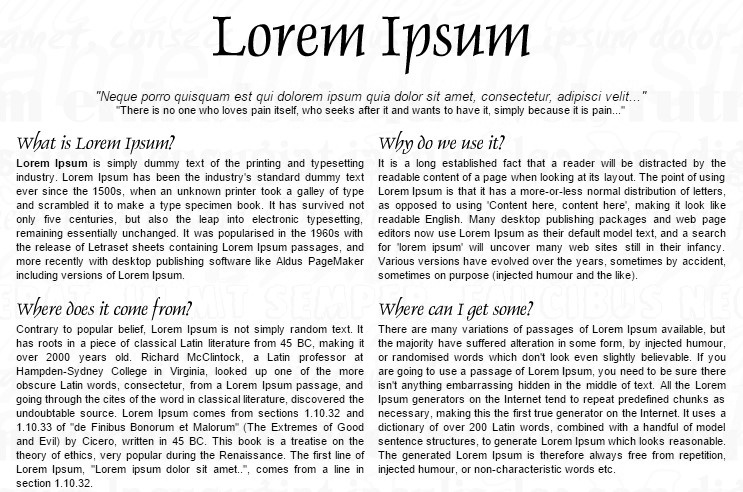
#> input picture gray_image.jpg, 743 x 492 px
$ python pytesseractEX.py
#> lines starting #> are read from the running program, lines starting #| are printed output that depends on the picture; after the words box and inside, x2 and y2 are one past the last pixel; in counts of white or black regions, pixels touching at a corner belong together

#in this programme we will use pytesseract to  extract text from an image  called THE_IMAGE.jpg  after we process it and name it dilated_image


import cv2
import pytesseract


#before extracting text we have to do some more processing cuz this one contien blocs
gray_image = cv2.imread("gray_image.jpg")
#> gray_image is the input picture: shape (492, 743, 3); min 0, max 255, mean 227.4
image = cv2.imread("dilated_image.jpg")
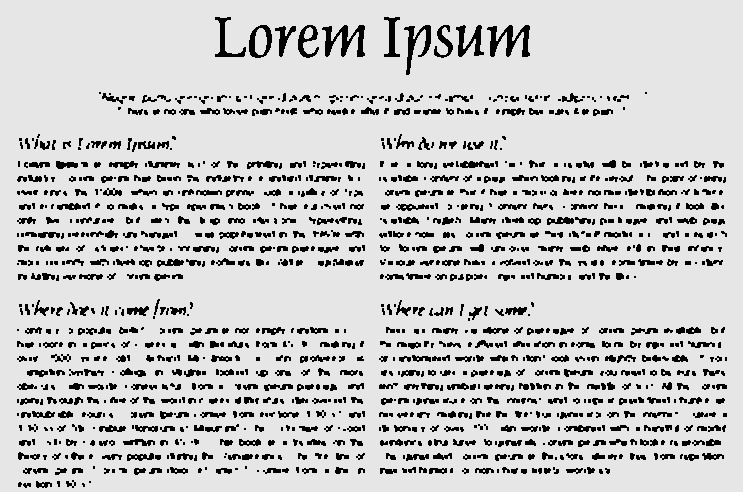
#> input picture dilated_image.jpg, 743 x 492 px
#> image is the input picture: shape (492, 743, 3); min 0, max 240, mean 200

bae_image= image.copy()
gray= cv2.cvtColor(image, cv2.COLOR_BGR2GRAY)   #make the image gray

cv2.imwrite('the_gray.jpg',gray)

blur = cv2.GaussianBlur(image,(7,7),0)    #make it flux
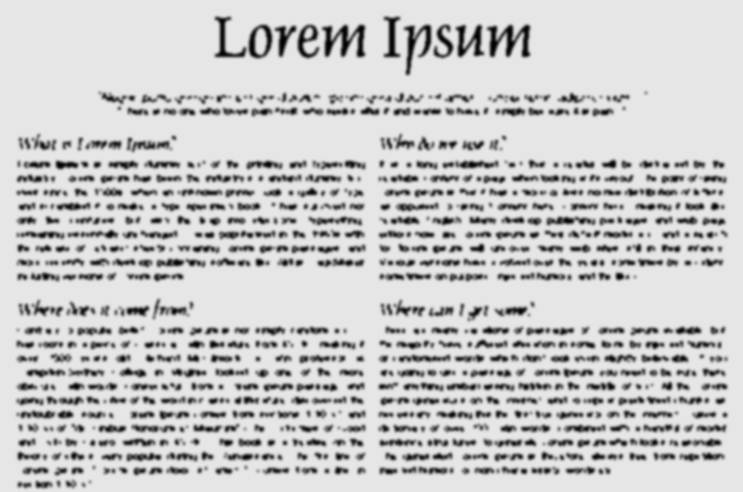
#> blur: shape (492, 743, 3); min 0, max 230, mean 200
cv2.imwrite("the_blur.jpg", blur)


treash = cv2.threshold(gray,0,255,cv2.THRESH_BINARY_INV + cv2.THRESH_OTSU)[1]
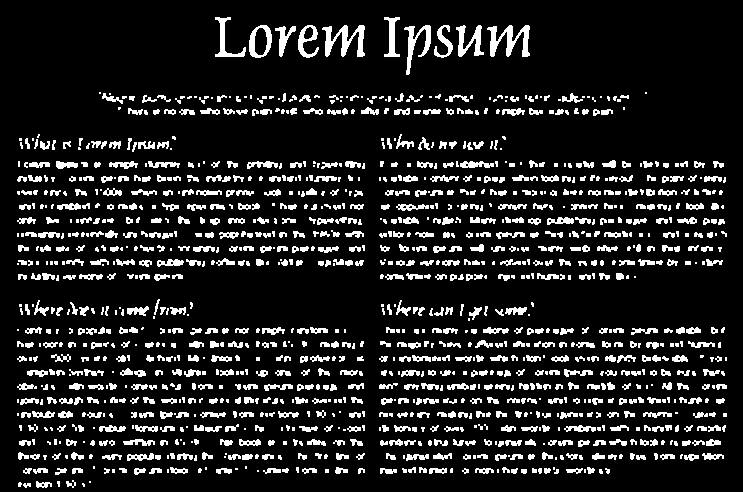
#> treash: shape (492, 743); 13.1% white; 1322 white regions (505 under 20 px), largest, box (x1, y1, x2, y2) and area: (322, 25, 365, 57) 640, (487, 25, 530, 57) 640, (404, 25, 431, 75) 467

cv2.imwrite("the_treshed2.jpg" ,treash)

kernel = cv2.getStructuringElement(cv2.MORPH_RECT,(3,13))
cv2.imwrite("index_kernel.jpg",kernel)

dilate=cv2.dilate(treash, kernel, iterations=1)
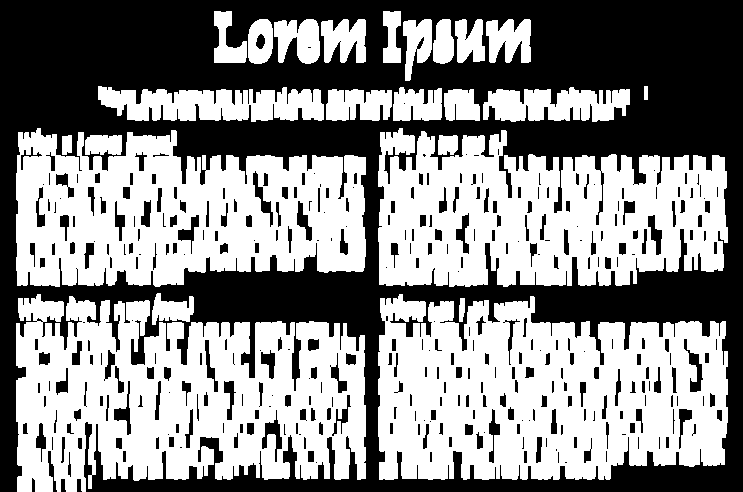
#> dilate: shape (492, 743); 54.6% white; 369 black regions (113 under 20 px)
cv2.imwrite("dilated2.jpg",dilate)

#find th contours
cnts = cv2.findContours(dilate,cv2.RETR_EXTERNAL, cv2.CHAIN_APPROX_SIMPLE)
#> cnts = 24 contours; largest, box (x1, y1, x2, y2) and area: (378, 294, 728, 480) 52404, (16, 294, 366, 492) 50668, (16, 128, 366, 287) 41830, (378, 128, 728, 287) 41324, (98, 86, 324, 122) 5366
cnts = cnts[0] if len(cnts)==2 else cnts[1]

cnts= sorted(cnts, key=lambda x: cv2.boundingRect(x)[0])
result=[]
for c in cnts :
    x,y,w,h= cv2.boundingRect(c)   #take the dimontions of contours then i will put nthem in a lisible format of the image
    if h>20 and h>100 :
        roi= gray_image[y:y+h,x:x+w]     #i used gray image not image cuz gray image is more lisible
        cv2.rectangle(gray_image,(x,y),(x+w,y+h),(36,255,12),2)   # this line helps to draw a rectangle on the gray_image  the 2 indicates that the rectangle will be drawn with a line thickness of 2 pixels, (36,255,12) indicate the color in this case green (B,G,R) , the other parameters are dimentions
        cv2.imwrite("ROI.jpg",roi)
        cv2.imwrite("rectangle.jpg",gray_image)
#> (the run stopped early here; a loop or call above may not have finished)
